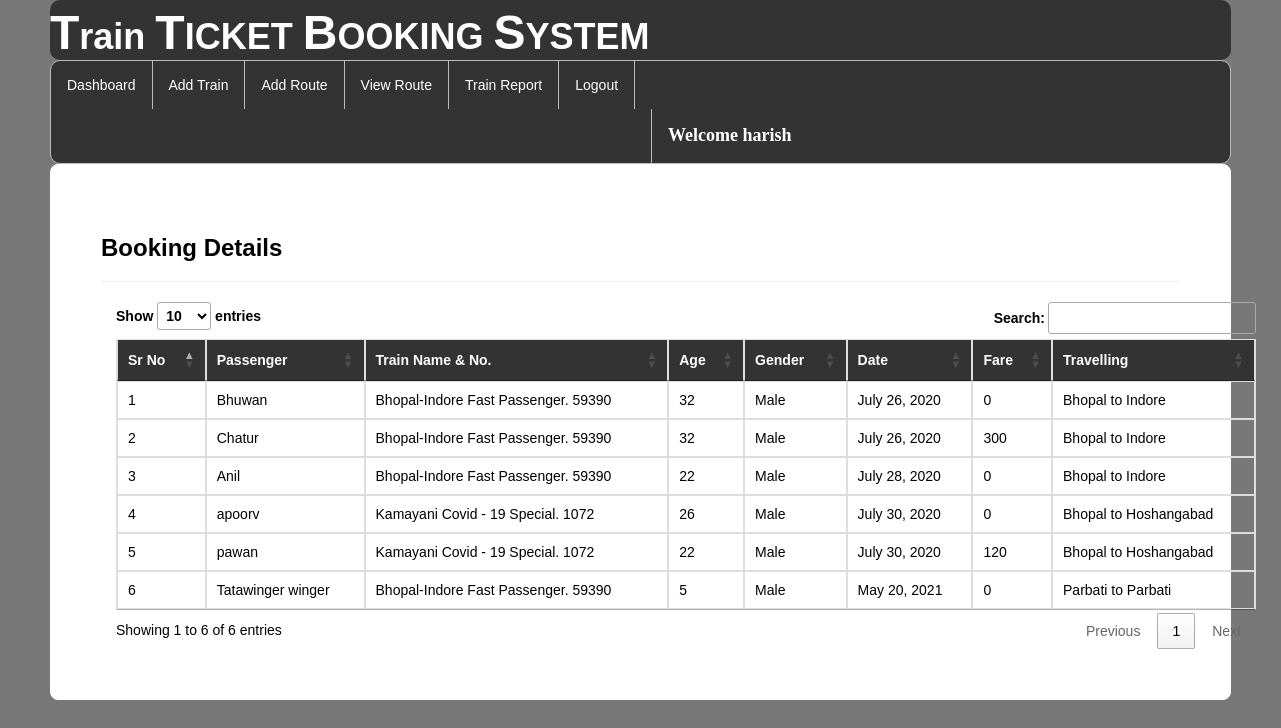
/viewbookings/ (signed in), run on the app's committed database.
### railway/models.py (models this page shows, shortened)
class Book_ticket(models.Model):
    passenger=models.ForeignKey(Passenger,on_delete=models.CASCADE,null=True)
    user=models.ForeignKey(Register,on_delete=models.CASCADE,null=True)
    route=models.CharField(max_length=100,null=True)
    date2=models.DateField(null=True)
    fare=models.IntegerField(null=True)

class Passenger(models.Model):
    user = models.ForeignKey(Register,on_delete=models.CASCADE,null=True)
    train = models.ForeignKey(Add_Train,on_delete=models.CASCADE,null=True)
    name = models.CharField(max_length=100,null=True)
    age = models.IntegerField(null=True)
    gender = models.CharField(max_length=30,null=True)
    route=models.CharField(max_length=100,null=True)
    status = models.CharField(max_length=30,null=True)
    date1 = models.DateField(null=True)
    fare = models.IntegerField(null=True)

class Add_Train(models.Model):
    trainname = models.CharField(max_length=30,null=True)
    train_no = models.IntegerField(null=True)
    from_city = models.CharField(max_length=30,null=True)
    to_city = models.CharField(max_length=30,null=True)
    departuretime=models.CharField(max_length=30,null=True)
    arrivaltime=models.CharField(max_length=30,null=True)
    trevaltime=models.CharField(max_length=100,null=True)
    distance=models.IntegerField(null=True)
    img=models.FileField(null=True)

### railway/views.py (the view)
# urls.py: path('viewbookings/', viewbookings, name="viewbookings"),
def viewbookings(request):
    if not request.user.is_authenticated:
        return redirect('login')
    book = Book_ticket.objects.all()
    d = {'book': book}
    return render(request, 'viewbookings.html', d)

### railway/templates/viewbookings.html (shortened to what this page needs)
{% extends 'navigation3.html' %}
{% load static %}
{% block b %}
<div style="color:Black;border:1px solid white;border-radius:8px;background-color:white;padding:50px">
        <h3><strong>Booking Details</strong></h3><hr>
<div class="container">
<table class="table table-bordered" id="myTable">
  <thead style="color:white;background-color:#333">
  <tr>
    <th>Sr No</th>
    <th>Passenger</th>
      <th>Train Name & No.</th>
      <th>Age</th>
    <th>Gender</th>
    <th>Date</th>
       <th>Fare</th>
       <th>Travelling</th>
  </tr>
  </thead>
   <tbody>
    {% for i in book %}
  <tr>
    <td>{{forloop.counter}}</td>
    <td>{{i.passenger.name}}</td>
    <td>{{i.passenger.train.trainname}}. {{i.passenger.train.train_no}}</td>
      <td>{{i.passenger.age}}</td>
      <td>{{i.passenger.gender}}</td>
      <td>{{i.passenger.date1}}</td>
      <td>{{i.fare}}</td>
      <td>{{i.route}}</td>
  </tr>
    {% endfor %}
    </tbody>
</table>
 </div>
</div>
{% endblock %}

### railway/templates/navigation3.html (shortened to what this page needs)
{% extends 'head.html' %}
{% load static %}
{% block body %}
<link rel = stylesheet href = "//cdn.datatables.net/1.10.19/css/jquery.dataTables.min.css">
<ul class="id2">
  <li id="id1"><a href="{% url 'admindashboard' %}">Dashboard</a></li>
  <li id="id1"><a href="{% url 'add_train' %}">Add Train</a></li>
  <li id="id1"><a href="{% url 'add_route' %}">Add Route</a></li>
  <li id="id1"><a href="{% url 'availableroute' %}">View Route</a></li>
  <li id="id1"><a href="{% url 'view_train'%}">Train Report</a></li>
  <li id="id1"><a href="{% url 'log_out' %}">Logout</a></li>
      <li id="id2" style="margin-left:600px"><a href="" style="color:white"><strong style="font-size:18px;font-family:cursive">Welcome {{request.user.username}}</strong></a></li>
</ul>
{% block b %}
{% endblock %}
{% endblock %}

### railway/templates/navigation3.html (style rules this page uses)
.id2 { list-style-type: none; margin: 0; padding: 0; overflow: hidden; background-color: #333; border-radius:10px; border:1px solid #bbb; }
#id1 { float: left; border-right:1px solid #bbb; }
#id2 { float: left; border-left:1px solid #bbb; }
li:last-child { border-right: none; }
li a { display: block; color: white; text-align: center; padding: 14px 16px; text-decoration: none; }
body { font-family: Arial, Helvetica, sans-serif; }

### data on the page
Book_ticket: passenger.name "Bhuwan", passenger.train.trainname "Bhopal-Indore Fast Passenger", passenger.train.train_no "59390", passenger.age "32", passenger.gender "Male", passenger.date1 "July 26, 2020", fare "0", route "Bhopal to Indore"
Book_ticket: passenger.name "Chatur", passenger.train.trainname "Bhopal-Indore Fast Passenger", passenger.train.train_no "59390", passenger.age "32", passenger.gender "Male", passenger.date1 "July 26, 2020", fare "300", route "Bhopal to Indore"
Book_ticket: passenger.name "Anil", passenger.train.trainname "Bhopal-Indore Fast Passenger", passenger.train.train_no "59390", passenger.age "22", passenger.gender "Male", passenger.date1 "July 28, 2020", fare "0", route "Bhopal to Indore"
Book_ticket: passenger.name "apoorv", passenger.train.trainname "Kamayani Covid - 19 Special", passenger.train.train_no "1072", passenger.age "26", passenger.gender "Male", passenger.date1 "July 30, 2020", fare "0", route "Bhopal to Hoshangabad"
Book_ticket: passenger.name "pawan", passenger.train.trainname "Kamayani Covid - 19 Special", passenger.train.train_no "1072", passenger.age "22", passenger.gender "Male", passenger.date1 "July 30, 2020", fare "120", route "Bhopal to Hoshangabad"
Book_ticket: passenger.name "Tatawinger winger", passenger.train.trainname "Bhopal-Indore Fast Passenger", passenger.train.train_no "59390", passenger.age "5", passenger.gender "Male", passenger.date1 "May 20, 2021", fare "0", route "Parbati to Parbati"

### other printed values
{{ request.user.username }} "harish"
